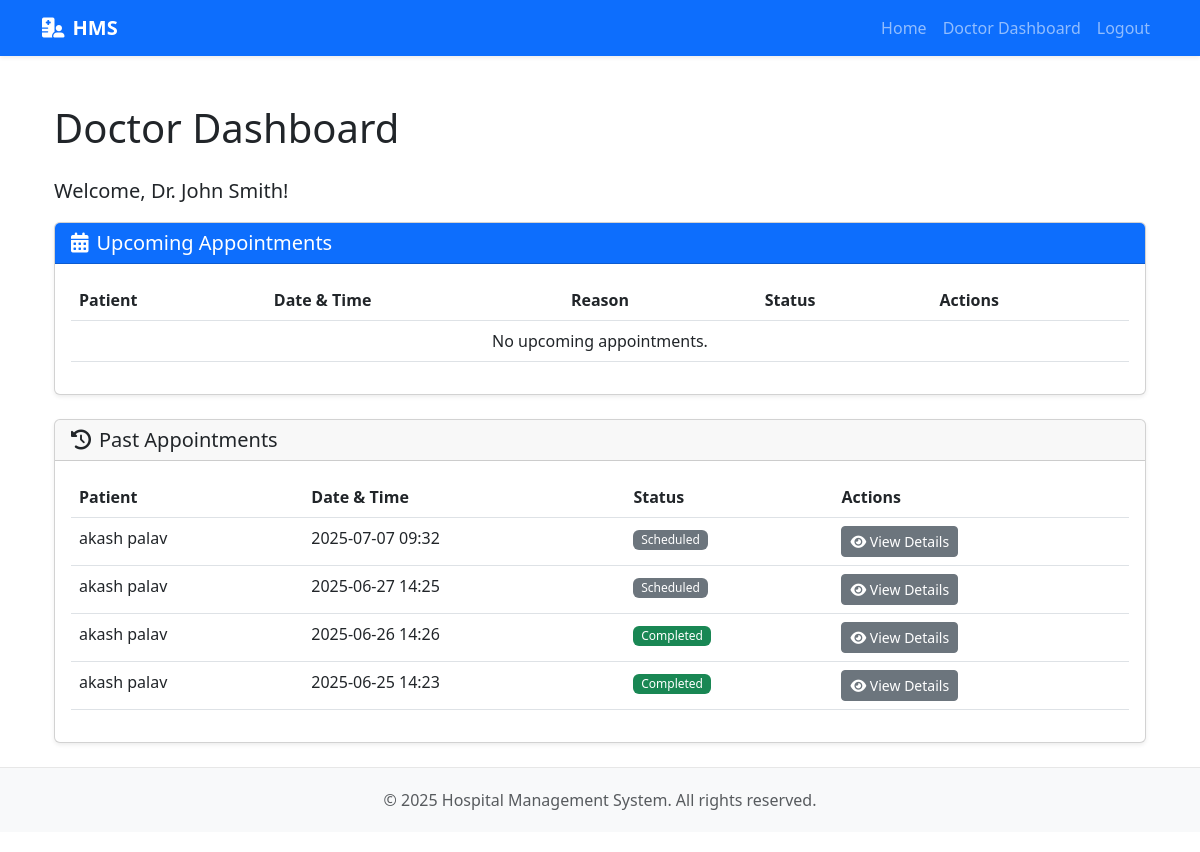
/doctor/dashboard (signed in), run on the app's committed database.
### app/models.py (models this page shows, shortened)
class Doctor(db.Model):
    id = db.Column(db.Integer, primary_key=True)
    user_id = db.Column(db.Integer, db.ForeignKey('user.id'), unique=True, nullable=True)
    first_name = db.Column(db.String(50), nullable=False)
    last_name = db.Column(db.String(50), nullable=False)
    specialization = db.Column(db.String(100), nullable=False)
    contact_number = db.Column(db.String(20))
    email = db.Column(db.String(120))
    is_available = db.Column(db.Boolean, default=True)
    appointments = db.relationship('Appointment', backref='doctor', lazy='dynamic')
    @property
    def full_name(self):
        return f"{self.first_name} {self.last_name}"

class Appointment(db.Model):
    id = db.Column(db.Integer, primary_key=True)
    patient_id = db.Column(db.Integer, db.ForeignKey('patient.id'), nullable=False)
    doctor_id = db.Column(db.Integer, db.ForeignKey('doctor.id'), nullable=False)
    appointment_date = db.Column(db.DateTime, nullable=False)
    reason = db.Column(db.Text)
    notes = db.Column(db.Text) # This field will be used by doctors
    status = db.Column(db.String(20), default='Scheduled')  # Scheduled, Completed, Cancelled
    created_at = db.Column(db.DateTime, default=datetime.utcnow)

class Patient(db.Model):
    id = db.Column(db.Integer, primary_key=True)
    user_id = db.Column(db.Integer, db.ForeignKey('user.id'))
    first_name = db.Column(db.String(50), nullable=False)
    last_name = db.Column(db.String(50), nullable=False)
    date_of_birth = db.Column(db.Date, nullable=False)
    gender = db.Column(db.String(10))
    blood_group = db.Column(db.String(5))
    contact_number = db.Column(db.String(20))
    email = db.Column(db.String(120))
    address = db.Column(db.Text)
    registration_date = db.Column(db.DateTime, nullable=False, default=datetime.utcnow)
    appointments = db.relationship('Appointment', backref='patient', lazy='dynamic')
    @property
    def full_name(self):
        return f"{self.first_name} {self.last_name}"

### app/routes/doctor_routes.py (the view)
@doctor_bp.route('/dashboard')
@login_required
@doctor_required
def dashboard():
    doctor = current_user.doctor
    now = datetime.utcnow()
    upcoming_appointments = Appointment.query.filter(
        Appointment.doctor_id == doctor.id,
        Appointment.appointment_date >= now
    ).order_by(Appointment.appointment_date.asc()).all()
    past_appointments = Appointment.query.filter(
        Appointment.doctor_id == doctor.id,
        Appointment.appointment_date < now
    ).order_by(Appointment.appointment_date.desc()).all()
    return render_template('doctor/dashboard.html',
                           upcoming_appointments=upcoming_appointments,
                           past_appointments=past_appointments)

### app/models.py (called while the page is built)
@login_manager.user_loader
def load_user(id):
    return User.query.get(int(id))

### app/routes/doctor_routes.py (called while the page is built)
def doctor_required(f):
    @wraps(f)
    def decorated_function(*args, **kwargs):
        if not current_user.is_authenticated or current_user.doctor is None:
            flash('You do not have permission to access this page.', 'danger')
            return redirect(url_for('auth.login'))
        return f(*args, **kwargs)
    return decorated_function

### app/templates/doctor/dashboard.html (shortened to what this page needs)
{% extends "base.html" %}
{% block content %}
<div class="container mt-4">
    <h1 class="mb-4">Doctor Dashboard</h1>
    <p class="lead">Welcome, Dr. {{ current_user.doctor.full_name }}!</p>
    <div class="card mb-4">
        <div class="card-header bg-primary text-white">
            <h5 class="mb-0"><i class="fas fa-calendar-alt me-2"></i>Upcoming Appointments</h5>
        </div>
        <div class="card-body">
            <div class="table-responsive">
                <table class="table table-hover">
                    <thead>
                        <tr>
                            <th>Patient</th>
                            <th>Date & Time</th>
                            <th>Reason</th>
                            <th>Status</th>
                            <th>Actions</th>
                        </tr>
                    </thead>
                    <tbody>
                        {% for appt in upcoming_appointments %}
                        <tr>
                            <td>{{ appt.patient.full_name }}</td>
                            <td>{{ appt.appointment_date.strftime('%Y-%m-%d %H:%M') }}</td>
                            <td>{{ appt.reason }}</td>
                            <td><span class="badge bg-warning">{{ appt.status }}</span></td>
                            <td>
                                <a href="{{ url_for('doctor.view_appointment', appointment_id=appt.id) }}" class="btn btn-sm btn-info">
                                    <i class="fas fa-eye"></i> View
                                </a>
                            </td>
                        </tr>
                        {% else %}
                        <tr>
                            <td colspan="5" class="text-center">No upcoming appointments.</td>
                        </tr>
                        {% endfor %}
                    </tbody>
                </table>
            </div>
        </div>
    </div>
    <div class="card">
        <div class="card-header">
            <h5 class="mb-0"><i class="fas fa-history me-2"></i>Past Appointments</h5>
        </div>
        <div class="card-body">
             <div class="table-responsive">
                <table class="table table-hover">
                    <thead>
                        <tr>
                            <th>Patient</th>
                            <th>Date & Time</th>
                            <th>Status</th>
                            <th>Actions</th>
                        </tr>
                    </thead>
                    <tbody>
                        {% for appt in past_appointments %}
                        <tr>
                            <td>{{ appt.patient.full_name }}</td>
                            <td>{{ appt.appointment_date.strftime('%Y-%m-%d %H:%M') }}</td>
                            <td>
                                {% if appt.status == 'Completed' %}
                                    <span class="badge bg-success">{{ appt.status }}</span>
                                {% elif appt.status == 'Cancelled' %}
                                    <span class="badge bg-danger">{{ appt.status }}</span>
                                {% else %}
                                    <span class="badge bg-secondary">{{ appt.status }}</span>
                                {% endif %}
                            </td>
                            <td>
                                <a href="{{ url_for('doctor.view_appointment', appointment_id=appt.id) }}" class="btn btn-sm btn-secondary">
                                    <i class="fas fa-eye"></i> View Details
                                </a>
                            </td>
                        </tr>
                        {% else %}
                        <tr>
                            <td colspan="4" class="text-center">No past appointments found.</td>
                        </tr>
                        {% endfor %}
                    </tbody>
                </table>
            </div>
        </div>
    </div>
</div>
{% endblock %}

### app/static/css/style.css (style rules this page uses)
body { padding-bottom: 20px; }
.card { box-shadow: 0 0.125rem 0.25rem rgba(0, 0, 0, 0.075); margin-bottom: 1.5rem; }
.card-header { font-weight: 500; }
.table th { font-weight: 600; }
.badge { font-weight: 500; padding: 0.35em 0.65em; }

### app/templates/base.html (style rules this page uses)
body { display: flex; flex-direction: column; min-height: 100vh; }

### data on the page
Doctor: doctor.full_name "John Smith"
Appointment: patient.full_name "akash palav", appointment_date "2025-07-07 09:32", status "Scheduled"
Appointment: patient.full_name "akash palav", appointment_date "2025-06-27 14:25", status "Scheduled"
Appointment: patient.full_name "akash palav", appointment_date "2025-06-26 14:26", status "Completed"
Appointment: patient.full_name "akash palav", appointment_date "2025-06-25 14:23", status "Completed"
